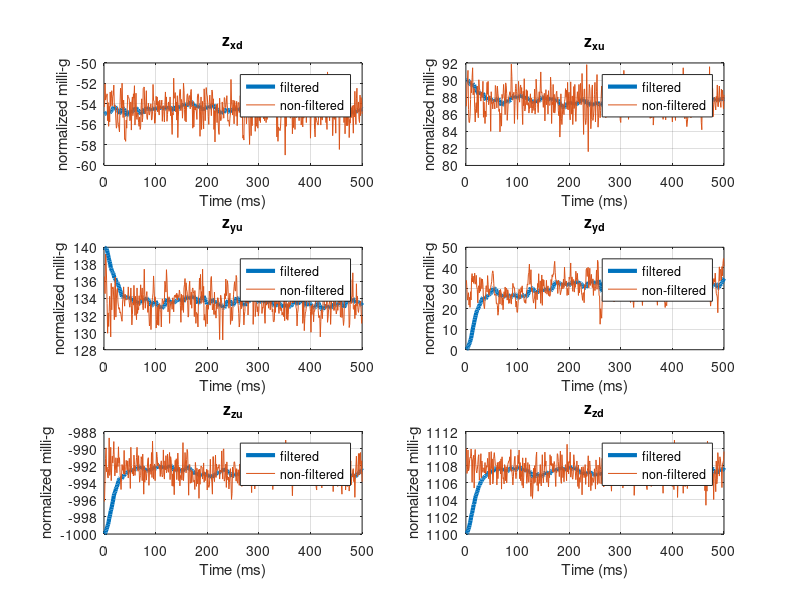

Source code (MATLAB):
clear;
load microp.mat

for itr = 1:6
    
    ks_tmp = 0;
    ks_p = 0.0;
    ks_q = 25;       % process noise covariance  
    ks_r = 5000;     % measurement noise covariance
    ks_k = 0;
    
    arr = zeros(500,1);
    res = zeros(500,1);
    
    if itr == 1
        arr = z_xd;
        tit = 'z_{xd}';
        ks_x = -55;
    elseif itr == 2
        arr = z_xu;
        tit = 'z_{xu}';
        ks_x = 90;
    elseif itr == 3
        arr = z_yu;
        tit = 'z_{yu}';
        ks_x = 140;
    elseif itr == 4
        arr = z_yd;
        tit = 'z_{yd}';
        ks_x = 0;
    elseif itr == 5
        arr = z_zu;
        tit = 'z_{zu}';
        ks_x = -1000;
    elseif itr == 6
        arr = z_zd;
        tit = 'z_{zd}';
        ks_x = 1100;
    end
    
    for idx = 1:numel(x_xd)
        ks_p = ks_p+ks_q;
        ks_tmp = ks_p + ks_r;
        if ks_tmp ~= 0
            ks_k = ks_p/(ks_p+ks_r);
            ks_x = ks_x + (ks_k * (arr(idx)-ks_x));
            ks_p = (1 - ks_k) * ks_p;
            res(idx) = ks_x;
        end
    end
    
    figure(1)
        subplot(3,2,itr)
        plot(res, 'LineWidth',3)
        title(tit)
        xlabel('Time (ms)')
        ylabel('normalized milli-g')
        grid on
        hold on
        if itr == 1
            plot(z_xd);
        elseif itr == 2
            plot(z_xu);
        elseif itr == 3
            plot(z_yu);
        elseif itr == 4
            plot(z_yd);
        elseif itr == 5
            plot(z_zu);
        elseif itr == 6
            plot(z_zd);
        end
        legend('filtered','non-filtered');
        hold off

end